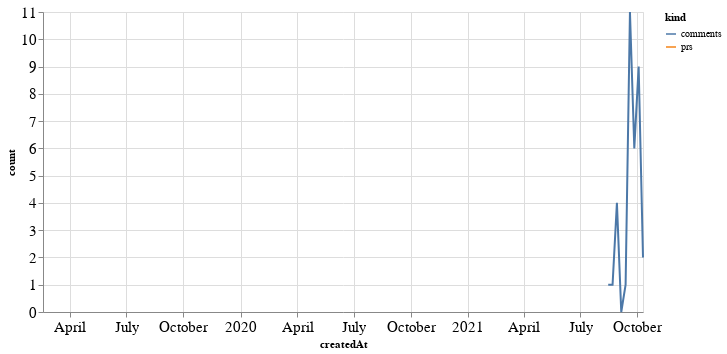

Notebook code cell kept with this figure:
### Code cell
alt.Chart(total_time, width=600).mark_line().encode(
    x='createdAt',
    y='count',
    color='kind'
)

### Figure 1 — Vega-Lite specification as saved in the notebook (floating-point values rounded to 4 significant figures)
{"config": {"axisLeft": {"labelFontSize": 15}, "axisBottom": {"labelFontSize": 15}}, "data": {"name": "data-61d03edd22faf975d4bd69575d250271"}, "mark": "line", "encoding": {"color": {"type": "nominal", "field": "kind"}, "x": {"type": "temporal", "field": "createdAt"}, "y": {"type": "quantitative", "field": "count"}}, "width": 600, "$schema": "https://vega.github.io/schema/vega-lite/v4.8.1.json", "datasets": {"data-61d03edd22faf975d4bd69575d250271": [{"createdAt": "2019-02-17T00:00:00", "kind": "prs", "count": 1.0}, {"createdAt": "2021-08-15T00:00:00", "kind": "prs", "count": null}, {"createdAt": "2021-08-22T00:00:00", "kind": "prs", "count": null}, {"createdAt": "2021-08-29T00:00:00", "kind": "prs", "count": null}, {"createdAt": "2021-09-05T00:00:00", "kind": "prs", "count": null}, {"createdAt": "2021-09-12T00:00:00", "kind": "prs", "count": null}, {"createdAt": "2021-09-19T00:00:00", "kind": "prs", "count": null}, {"createdAt": "2021-09-26T00:00:00", "kind": "prs", "count": null}, {"createdAt": "2021-10-03T00:00:00", "kind": "prs", "count": null}, {"createdAt": "2021-10-10T00:00:00", "kind": "prs", "count": null}, {"createdAt": "2019-02-17T00:00:00", "kind": "comments", "count": null}, {"createdAt": "2021-08-15T00:00:00", "kind": "comments", "count": 1.0}, {"createdAt": "2021-08-22T00:00:00", "kind": "comments", "count": 1.0}, {"createdAt": "2021-08-29T00:00:00", "kind": "comments", "count": 4.0}, {"createdAt": "2021-09-05T00:00:00", "kind": "comments", "count": 0.0}, {"createdAt": "2021-09-12T00:00:00", "kind": "comments", "count": 1.0}, {"createdAt": "2021-09-19T00:00:00", "kind": "comments", "count": 11.0}, {"createdAt": "2021-09-26T00:00:00", "kind": "comments", "count": 6.0}, {"createdAt": "2021-10-03T00:00:00", "kind": "comments", "count": 9.0}, {"createdAt": "2021-10-10T00:00:00", "kind": "comments", "count": 2.0}]}}
